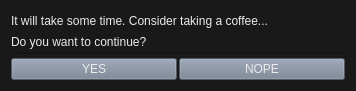
<?xml version="1.0" encoding="UTF-8"?>
<ui version="4.0">
 <class>mtCollectFilesADVISE</class>
 <widget class="QWidget" name="mtCollectFilesADVISE">
  <property name="geometry">
   <rect>
    <x>0</x>
    <y>0</y>
    <width>356</width>
    <height>91</height>
   </rect>
  </property>
  <property name="windowTitle">
   <string>Collect Files ultimatum</string>
  </property>
  <property name="styleSheet">
   <string notr="true">QWidget{
   background-color: rgb(25, 25, 25);
	color: rgb(235, 235, 235);
	border-color: rgb(255, 85, 0);

}

QPushButton{
background-color: rgb(95, 118, 173);
background-color: rgb(116, 127, 144);
}

QPushButton:hover{
background-color: rgb(216, 174, 6);

}

QLineEdit{
background-color: rgb(42, 42, 42);

}</string>
  </property>
  <layout class="QVBoxLayout" name="verticalLayout_2">
   <item>
    <layout class="QVBoxLayout" name="verticalLayout">
     <property name="spacing">
      <number>2</number>
     </property>
     <item>
      <widget class="QLabel" name="label">
       <property name="layoutDirection">
        <enum>Qt::LeftToRight</enum>
       </property>
       <property name="text">
        <string>It will take some time. Consider taking a coffee...</string>
       </property>
      </widget>
     </item>
     <item>
      <widget class="QLabel" name="label_2">
       <property name="text">
        <string>Do you want to continue?</string>
       </property>
      </widget>
     </item>
     <item>
      <widget class="Line" name="line">
       <property name="orientation">
        <enum>Qt::Horizontal</enum>
       </property>
      </widget>
     </item>
     <item>
      <layout class="QHBoxLayout" name="horizontalLayout_2">
       <property name="spacing">
        <number>2</number>
       </property>
       <item>
        <widget class="QPushButton" name="btnYES">
         <property name="font">
          <font>
           <weight>50</weight>
           <bold>false</bold>
          </font>
         </property>
         <property name="text">
          <string>YES</string>
         </property>
        </widget>
       </item>
       <item>
        <widget class="QPushButton" name="btnNO">
         <property name="font">
          <font>
           <weight>50</weight>
           <bold>false</bold>
          </font>
         </property>
         <property name="text">
          <string>NOPE</string>
         </property>
        </widget>
       </item>
      </layout>
     </item>
    </layout>
   </item>
  </layout>
 </widget>
 <resources/>
 <connections/>
</ui>
